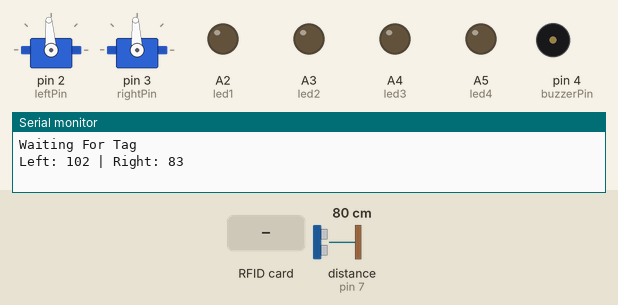
Simulated run of this sketch. Board: Arduino Uno, built with avr-gcc and run on an emulated ATmega328P. Parts: 2 × servo, output pins drawn as LEDs (lit = HIGH), buzzer (waves = sounding), the last lines printed to the serial monitor. Inputs (shaded band) come from the test bench; at power-on: distance to the obstacle (sensor on pin 7) 80 cm. The echo pulse lasts 58.3 µs per cm; pins used as bus, display or sensor lines are not drawn.

Above: at 1.2 s.
1.3 s: RFID card 12 07 F2 EF held to the reader
At 1.55 s:
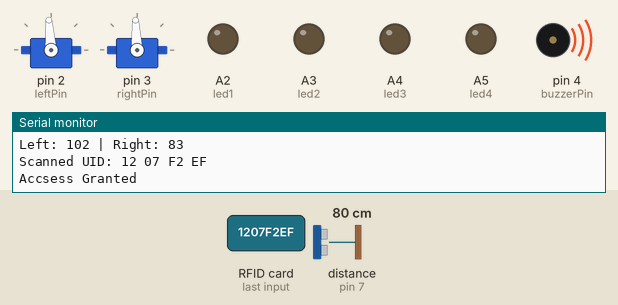
3.8 s: distance to the obstacle (sensor on pin 7) set to 18 cm
At 5.2 s:
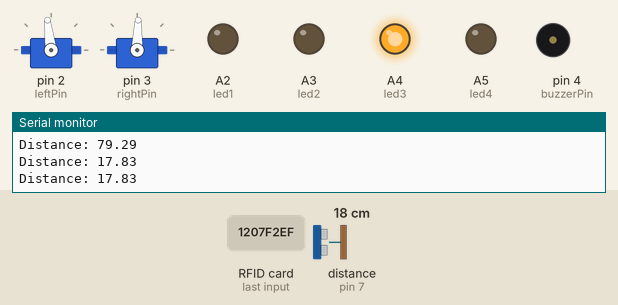
6.8 s: distance to the obstacle (sensor on pin 7) set to 14 cm
At 9.4 s:
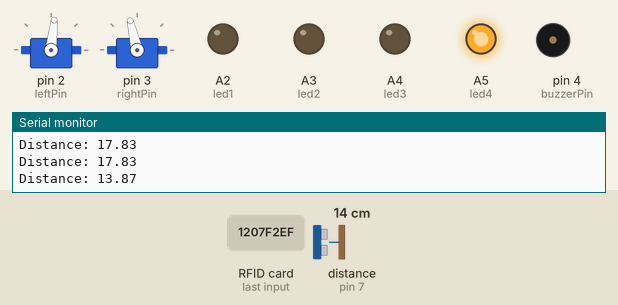
9.8 s: distance to the obstacle (sensor on pin 7) set to 4 cm
11.3 s: distance to the obstacle (sensor on pin 7) set to 2 cm
At 13.1 s:
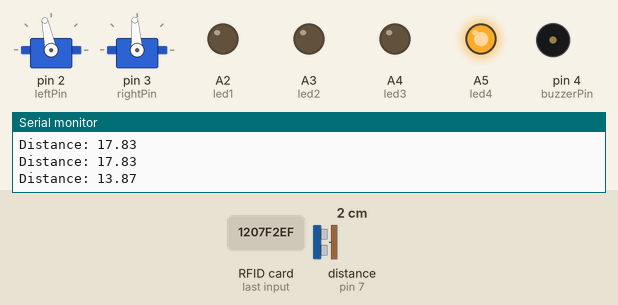
14.3 s: distance to the obstacle (sensor on pin 7) set to 35 cm
At 15.3 s:
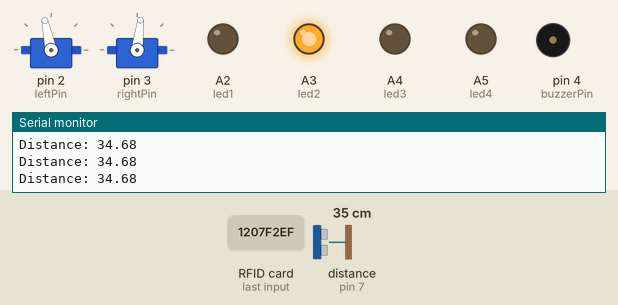
Timing chart, 0 to 16.8 s (numbered marks = the images above; inputs shaded):
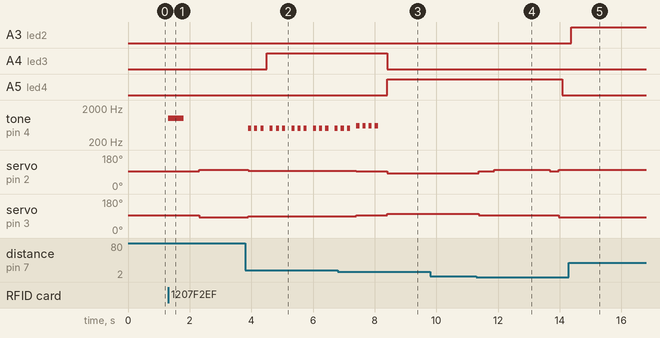

Measured:
- the behaviour switches between 16 and 15 cm on distance to the obstacle (sensor on pin 7) (found by bisection; images 2 and 3)
- the behaviour switches between 3 and 2 cm on distance to the obstacle (sensor on pin 7) (found by bisection; images 3 and 4)
- after the input at 1.3 s, tone on pin 4 (buzzerPin): silent → 1000 Hz at once, → silent 0.50 s later; servo on pin 2 (leftPin): 94° → 102° after 1.0 s; servo on pin 3 (rightPin): 93° → 83° after 1.0 s
- after the input at 3.8 s, A4 (led3): LOW → HIGH after 0.70 s; tone on pin 4 (buzzerPin): silent → 500 Hz after 0.10 s, then repeats every 0.70 s: 2 × (silent 0.10 s, 500 Hz 0.10 s), silent 0.20 s, 500 Hz 0.10 s; servo on pin 2 (leftPin): 102° → 97° after 0.10 s; servo on pin 3 (rightPin): 83° → 88° after 0.10 s
- after the input at 6.8 s, A4 (led3): HIGH → LOW after 1.6 s; A5 (led4): LOW → HIGH after 1.6 s; servo on pin 2 (leftPin): 97° → 94° after 0.61 s, → 84° 1.0 s later; servo on pin 3 (rightPin): 88° → 93° after 0.61 s, → 103° 1.0 s later
- after the input at 11.3 s, A5 (led4): HIGH → LOW after 2.8 s; servo on pin 2 (leftPin): 84° → 94° after 0.08 s, → 102° 0.50 s later, → 94° 1.8 s later, → 102° 0.30 s later; servo on pin 3 (rightPin): 103° → 93° after 0.08 s, → 94° 0.50 s later, → 93° 1.8 s later, → 83° 0.30 s later
- after the input at 14.3 s, A3 (led2): LOW → HIGH after 0.08 s

The sketch:

RFID_Program.ino
```cpp
#include <Servo.h>
#include <SPI.h>
#include <MFRC522.h>

//RFID
#define SS_PIN 10
#define RST_PIN 9
MFRC522 mfrc522(SS_PIN, RST_PIN);
bool systemStarted = false;

//Ultrisonic Set Up
const int trigPin = 8; //Orange
const int echoPin = 7; //Trig

//LEDs Set Up
const int led1 = A2;  // Urgent
const int led2 = A3;  // High Risk
const int led3 = A4;  // Low Risk
const int led4 = A5; // No Risk

//Buzzer
const int buzzerPin = 4;

//Servos And Servo Control
Servo leftServo;
Servo rightServo;
const int leftPin = 2;
const int rightPin = 3;
const int leftStop = 94;
const int rightStop = 93;
int forwardLeft = leftStop + 8;
int forwardRight = rightStop - 10;

void setup() {
  Serial.begin(9600);

  SPI.begin();
  mfrc522.PCD_Init();
  Serial.println("Waiting For Tag");

  //Ultrisonic
  pinMode(trigPin, OUTPUT);
  pinMode(echoPin, INPUT);

  //LEDs
  pinMode(led1, OUTPUT);
  pinMode(led2, OUTPUT);
  pinMode(led3, OUTPUT);
  pinMode(led4, OUTPUT);

  //Buzzer
  pinMode(buzzerPin, OUTPUT);

  //Servos/Serial Monitor
  Serial.print("Left: ");
  Serial.print(forwardLeft);
  Serial.print(" | Right: ");
  Serial.println(forwardRight);
  leftServo.attach(leftPin);  // Left Wheel
  rightServo.attach(rightPin); // Right Wheel

  stopMoving();  // Keep Wheels Still On Power-Up
}

void loop() {
  if(!systemStarted) {
    if(checkForValidCard()){
      Serial.println("Accsess Granted");
      tone(buzzerPin, 1000, 500);
      delay(1000);
      systemStarted = true;
    } else {
      return;
    }
  }

  float distance = getDistance();
  Serial.print("Distance: ");
  Serial.println(distance);

  if (distance <= 15) {
    stopMoving();
    beep(600, 4);
    delay(200);
    uTurn();
  } else if (distance <= 20) {
    slowForward();
    beep(500, 3);
  } else {
    goForward();
    noTone(buzzerPin);
  }

  // LED Feedback
  updateLEDs(distance);
  delay(100);
}
//RFID Control, Data Handling (For The Correct Cards)
bool checkForValidCard() {
  if (!mfrc522.PICC_IsNewCardPresent()) return false;
  if (!mfrc522.PICC_ReadCardSerial()) return false;

  String content = "";
  for (byte i = 0; i < mfrc522.uid.size; i++) {
    if (mfrc522.uid.uidByte[i] < 0x10) content += "0";
    content += String(mfrc522.uid.uidByte[i], HEX);
    if (i < mfrc522.uid.size - 1) content += " ";
  }

  content.toUpperCase();
  Serial.print("Scanned UID: ");
  Serial.println(content);

  return (content == "12 07 F2 EF" || content == "56 C9 DE A1");
}

float getDistance() {
  digitalWrite(trigPin, LOW);
  delayMicroseconds(2);

  digitalWrite(trigPin, HIGH);
  delayMicroseconds(10);
  digitalWrite(trigPin, LOW);

  long duration = pulseIn(echoPin, HIGH, 30000);
  if(duration == 0) {
    return 999;
  }

  float distance = duration * 0.034 / 2;
  // Clamp Anything Under 2 cm (Noise) As Invalid
  if (distance < 2) return 999;

  return distance;
}

void goForward() {
  leftServo.write(forwardLeft);   // FS90R - Tweak As Needed
  rightServo.write(forwardRight); // Opposite Direction
}

void slowForward() {
  leftServo.write(forwardLeft - 5);   // Slightly Slower
  rightServo.write(forwardRight + 5);
}

void stopMoving() {
  leftServo.write(leftStop);
  rightServo.write(rightStop);
}

void reverse(int speed) {
  leftServo.write(leftStop - speed);   // Move In Reverse Direction
  rightServo.write(rightStop + speed); // Move In Reverse Direction
}

void uTurn() {
  unsigned long startTime = millis();

  // Reverse Until Clear Or 20 Seconds Max
  while (getDistance() <= 15 && millis() - startTime < 20000) {
    reverse(10);
    updateLEDs(getDistance());
    delay(100);
  }

  stopMoving();
  delay(500);

  leftServo.write(forwardLeft);
  rightServo.write(leftStop);

  delay(1800);

  stopMoving();
  delay(300);

  goForward();
}

void beep(int frequency, int count) {
  for (int i = 0; i < count; i++) {
    tone(buzzerPin, frequency);
    delay(100);
    noTone(buzzerPin);
    delay(100);
  }
}

void updateLEDs(float distance) {
  digitalWrite(led1, LOW);
  digitalWrite(led2, LOW);
  digitalWrite(led3, LOW);
  digitalWrite(led4, LOW);

  if (distance <= 15) {
    digitalWrite(led4, HIGH);
  } else if (distance <= 30) {
    digitalWrite(led3, HIGH);
  } else if (distance <= 45) {
    digitalWrite(led2, HIGH);
  } else if (distance <= 55) {
    digitalWrite(led1, HIGH);
  }
}
```
